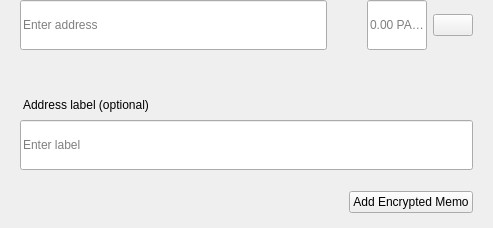
<?xml version="1.0" encoding="UTF-8"?>
<ui version="4.0">
 <class>SendMultiRow</class>
 <widget class="QWidget" name="SendMultiRow">
  <property name="geometry">
   <rect>
    <x>0</x>
    <y>0</y>
    <width>493</width>
    <height>228</height>
   </rect>
  </property>
  <property name="minimumSize">
   <size>
    <width>0</width>
    <height>0</height>
   </size>
  </property>
  <property name="maximumSize">
   <size>
    <width>16777215</width>
    <height>16777215</height>
   </size>
  </property>
  <property name="windowTitle">
   <string>Form</string>
  </property>
  <layout class="QVBoxLayout" name="verticalLayout_3">
   <property name="spacing">
    <number>0</number>
   </property>
   <property name="leftMargin">
    <number>0</number>
   </property>
   <property name="topMargin">
    <number>0</number>
   </property>
   <property name="rightMargin">
    <number>20</number>
   </property>
   <property name="bottomMargin">
    <number>5</number>
   </property>
   <item alignment="Qt::AlignTop">
    <widget class="QWidget" name="widget" native="true">
     <property name="sizePolicy">
      <sizepolicy hsizetype="Expanding" vsizetype="Maximum">
       <horstretch>0</horstretch>
       <verstretch>0</verstretch>
      </sizepolicy>
     </property>
     <property name="minimumSize">
      <size>
       <width>0</width>
       <height>60</height>
      </size>
     </property>
     <property name="maximumSize">
      <size>
       <width>16777215</width>
       <height>85</height>
      </size>
     </property>
     <layout class="QHBoxLayout" name="horizontalLayout" stretch="6,0,2">
      <property name="spacing">
       <number>0</number>
      </property>
      <property name="leftMargin">
       <number>8</number>
      </property>
      <property name="topMargin">
       <number>0</number>
      </property>
      <property name="rightMargin">
       <number>0</number>
      </property>
      <property name="bottomMargin">
       <number>0</number>
      </property>
      <item alignment="Qt::AlignTop">
       <widget class="QStackedWidget" name="stackedAddress">
        <property name="minimumSize">
         <size>
          <width>0</width>
          <height>50</height>
         </size>
        </property>
        <property name="maximumSize">
         <size>
          <width>16777215</width>
          <height>50</height>
         </size>
        </property>
        <widget class="QWidget" name="page_4">
         <property name="sizePolicy">
          <sizepolicy hsizetype="Expanding" vsizetype="Preferred">
           <horstretch>0</horstretch>
           <verstretch>0</verstretch>
          </sizepolicy>
         </property>
         <property name="minimumSize">
          <size>
           <width>0</width>
           <height>50</height>
          </size>
         </property>
         <property name="maximumSize">
          <size>
           <width>16777215</width>
           <height>55</height>
          </size>
         </property>
         <layout class="QVBoxLayout" name="verticalLayout_7">
          <property name="spacing">
           <number>0</number>
          </property>
          <property name="leftMargin">
           <number>12</number>
          </property>
          <property name="topMargin">
           <number>0</number>
          </property>
          <property name="rightMargin">
           <number>0</number>
          </property>
          <property name="bottomMargin">
           <number>0</number>
          </property>
          <item>
           <widget class="QLineEdit" name="lineEditAddress">
            <property name="minimumSize">
             <size>
              <width>0</width>
              <height>50</height>
             </size>
            </property>
            <property name="maximumSize">
             <size>
              <width>16777215</width>
              <height>50</height>
             </size>
            </property>
            <property name="placeholderText">
             <string>Enter address</string>
            </property>
           </widget>
          </item>
         </layout>
        </widget>
        <widget class="QWidget" name="page_3"/>
       </widget>
      </item>
      <item>
       <spacer name="horizontalSpacer_3">
        <property name="orientation">
         <enum>Qt::Horizontal</enum>
        </property>
        <property name="sizeType">
         <enum>QSizePolicy::Fixed</enum>
        </property>
        <property name="sizeHint" stdset="0">
         <size>
          <width>40</width>
          <height>20</height>
         </size>
        </property>
       </spacer>
      </item>
      <item>
       <layout class="QHBoxLayout" name="horizontalLayout_2">
        <property name="spacing">
         <number>6</number>
        </property>
        <item alignment="Qt::AlignTop">
         <widget class="QLineEdit" name="lineEditAmount">
          <property name="sizePolicy">
           <sizepolicy hsizetype="Expanding" vsizetype="Preferred">
            <horstretch>0</horstretch>
            <verstretch>0</verstretch>
           </sizepolicy>
          </property>
          <property name="minimumSize">
           <size>
            <width>0</width>
            <height>50</height>
           </size>
          </property>
          <property name="maximumSize">
           <size>
            <width>16777215</width>
            <height>50</height>
           </size>
          </property>
          <property name="maxLength">
           <number>17</number>
          </property>
          <property name="alignment">
           <set>Qt::AlignLeading|Qt::AlignLeft|Qt::AlignVCenter</set>
          </property>
          <property name="placeholderText">
           <string notr="true">0.00 PAWS</string>
          </property>
         </widget>
        </item>
        <item>
         <layout class="QVBoxLayout" name="verticalLayout">
          <property name="topMargin">
           <number>14</number>
          </property>
          <property name="bottomMargin">
           <number>0</number>
          </property>
          <item alignment="Qt::AlignTop">
           <widget class="QPushButton" name="btnMenu">
            <property name="minimumSize">
             <size>
              <width>0</width>
              <height>0</height>
             </size>
            </property>
            <property name="maximumSize">
             <size>
              <width>16777215</width>
              <height>16777215</height>
             </size>
            </property>
            <property name="focusPolicy">
             <enum>Qt::NoFocus</enum>
            </property>
            <property name="text">
             <string/>
            </property>
           </widget>
          </item>
         </layout>
        </item>
       </layout>
      </item>
     </layout>
    </widget>
   </item>
   <item>
    <widget class="QWidget" name="layoutLabel" native="true">
     <property name="minimumSize">
      <size>
       <width>0</width>
       <height>0</height>
      </size>
     </property>
     <property name="maximumSize">
      <size>
       <width>16777215</width>
       <height>16777215</height>
      </size>
     </property>
     <layout class="QVBoxLayout" name="verticalLayout_9">
      <property name="spacing">
       <number>6</number>
      </property>
      <property name="leftMargin">
       <number>20</number>
      </property>
      <property name="topMargin">
       <number>0</number>
      </property>
      <property name="rightMargin">
       <number>0</number>
      </property>
      <property name="bottomMargin">
       <number>10</number>
      </property>
      <item>
       <spacer name="verticalSpacer">
        <property name="orientation">
         <enum>Qt::Vertical</enum>
        </property>
        <property name="sizeType">
         <enum>QSizePolicy::Fixed</enum>
        </property>
        <property name="sizeHint" stdset="0">
         <size>
          <width>20</width>
          <height>20</height>
         </size>
        </property>
       </spacer>
      </item>
      <item>
       <widget class="QLabel" name="labelSubtitleDescription">
        <property name="styleSheet">
         <string notr="true">margin-bottom:2px;
margin-left:0.05px;
padding:0px;</string>
        </property>
        <property name="text">
         <string>Address label (optional)</string>
        </property>
       </widget>
      </item>
      <item>
       <widget class="QLineEdit" name="lineEditDescription">
        <property name="minimumSize">
         <size>
          <width>0</width>
          <height>50</height>
         </size>
        </property>
        <property name="maximumSize">
         <size>
          <width>16777215</width>
          <height>50</height>
         </size>
        </property>
        <property name="placeholderText">
         <string>Enter label</string>
        </property>
       </widget>
      </item>
      <item>
       <spacer name="verticalSpacer_2">
        <property name="orientation">
         <enum>Qt::Vertical</enum>
        </property>
        <property name="sizeType">
         <enum>QSizePolicy::Fixed</enum>
        </property>
        <property name="sizeHint" stdset="0">
         <size>
          <width>20</width>
          <height>15</height>
         </size>
        </property>
       </spacer>
      </item>
      <item>
       <widget class="QWidget" name="containerMemo" native="true">
        <layout class="QHBoxLayout" name="horizontalLayout_5">
         <property name="leftMargin">
          <number>0</number>
         </property>
         <property name="topMargin">
          <number>0</number>
         </property>
         <property name="rightMargin">
          <number>0</number>
         </property>
         <property name="bottomMargin">
          <number>0</number>
         </property>
         <item>
          <spacer name="horizontalSpacer">
           <property name="orientation">
            <enum>Qt::Horizontal</enum>
           </property>
           <property name="sizeHint" stdset="0">
            <size>
             <width>40</width>
             <height>20</height>
            </size>
           </property>
          </spacer>
         </item>
         <item>
          <widget class="QPushButton" name="btnAddMemo">
           <property name="text">
            <string notr="true">Add Encrypted Memo</string>
           </property>
          </widget>
         </item>
        </layout>
       </widget>
      </item>
     </layout>
    </widget>
   </item>
  </layout>
 </widget>
 <resources/>
 <connections/>
</ui>
